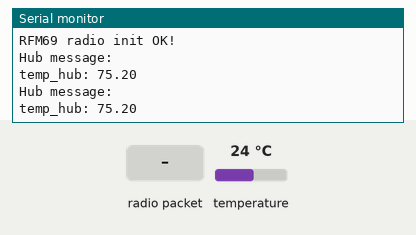
Simulated run of this sketch. Board: Arduino Leonardo, built with avr-gcc and run on an emulated ATmega32U4. Shown: the last lines printed to the serial monitor. The test bench sets the inputs (shaded band); at power-on: temperature 24 °C. No radio packets arrive unless stated.

Above: at 1.8 s.
1.9 s: radio packet "1" arrives
At 2.4 s:
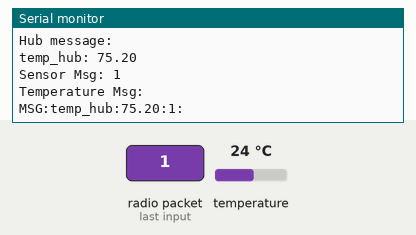
3.5 s: temperature set to 12 °C
At 4.8 s:
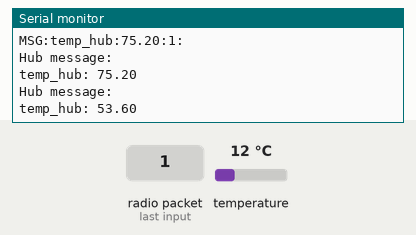
5.0 s: radio packet "0" arrives
At 5.9 s:
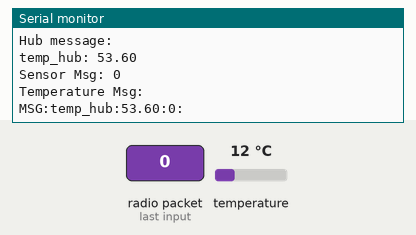
6.5 s: temperature set to 19 °C
At 7.8 s:
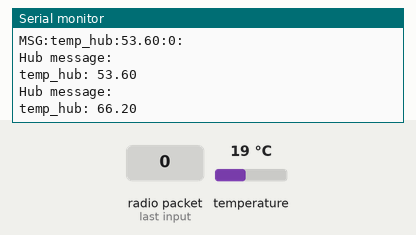
Timing chart, 0 to 9.0 s (numbered marks = the images above; inputs shaded):
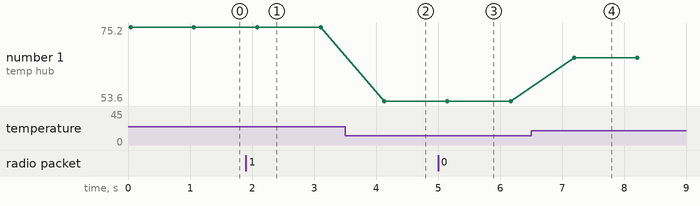

Measured:
- after the input at 1.9 s, the serial monitor: prints a new line after 0.19 s (image 1)
- after the input at 3.5 s, the serial monitor: prints a new line after 0.63 s (image 2)
- after the input at 5.0 s, the serial monitor: prints a new line after 0.15 s (image 3)
- after the input at 6.5 s, the serial monitor: prints a new line after 0.70 s (image 4)
- plotted number 1: 75.2 → 53.6 after the input at 3.5 s, 53.6 → 66.2 after the input at 6.5 s

The sketch:

sketch.ino
```cpp
// Sensor ID: temp_hub
// Board:     Leonardo


//##############################
//
//........ Include .............
#include <Wire.h>
#include "Adafruit_MCP9808.h"

#include <SPI.h>
#include <RH_RF69.h>
//------- End Include ----------
//
//##############################


//#####################################################################
//
//............................ Variables ..............................
char sensor_id[] = "temp_hub";          // Sensor id

char temp_str[6];                       // String to hold temp
char msg[50];                           // String to hold message to send
char err[100];                          // String to hold an error message

long wait = 1000;                       // Wait time in mili seconds per temp reading

Adafruit_MCP9808 temp_sensor = Adafruit_MCP9808();

#define RF69_FREQ 915.0                 // Frequency of transceiver
#define RFM69_CS 4                      // Pin on Leonardo for CS
#define RFM69_INT 7                     // Pin on Leonardo for INT
#define RFM69_RST 5                     // Pin on Leonardo for RST

RH_RF69 rf69(RFM69_CS, RFM69_INT);

//------------------------ End Variables ------------------------------
//
//#####################################################################


//#####################################################################
//
//............................ Main Setup .............................
void setup()
{
  Serial.begin(9600);

  //................. Transmitter Setup ...............
  //while (!Serial) { delay(1); } // wait until serial console is open, remove if not tethered to computer
	pinMode(RFM69_RST, OUTPUT);
  digitalWrite(RFM69_RST, LOW);
	digitalWrite(RFM69_RST, HIGH);
  delay(10);
  digitalWrite(RFM69_RST, LOW);
  delay(10);

  if (!rf69.init())
	{
    Serial.println("RFM69 radio init failed");
    while (1);
  }
  Serial.println("RFM69 radio init OK!");

  // Defaults after init are 434.0MHz, modulation GFSK_Rb250Fd250, +13dbM (for low power module)
  // No encryption
  if (!rf69.setFrequency(RF69_FREQ))
  {
    Serial.println("setFrequency failed");
  }

  // If you are using a high power RF69 eg RFM69HW, you *must* set a Tx power with the
  // ishighpowermodule flag set like this:
  rf69.setTxPower(20, true);  // range from 14-20 for power, 2nd arg must be true for 69HCW
	//-----------------------------------------------

  //.................. Temperature Sensor Setup .................
  if (!temp_sensor.begin())
  {
    Serial.println("Could not find temperature sensor");
    while(1);
  }
  //-------------------------------------------------------------

}
//------------------------ End Main Setup -----------------------------
//
//#####################################################################


//#####################################################################
//
//............................ Main Loop .............................
void loop()
{

  //.................. Read in Temperature Sensor ....................
  float temp = temp_sensor.readTempC();               // Read in temperature in C
  temp=temp*9.0/5.0+32.0;                             // Convert temperature to F
  //------------------------------------------------------------------

  //.................. Check Temperature Value .......................
  if (isnan(temp))                                    // Check if temperature value is valid, if NaN then return error message
  {
    sprintf(err,"Failed to read from %s",sensor_id);  // Make error message
    Serial.println(err);                              // Print message
  }
  //------------------------------------------------------------------

  //................... If Values is Good Make Message ...............
  else
  {
    dtostrf(temp,5,2,temp_str);                       // Convert temperature to a string

    sprintf(msg,"%s: %s",sensor_id,temp_str);         // Make a string for the message to be sent
    Serial.println("Hub message: ");                      // Print message to serial to check
    Serial.println(msg);
    Serial.print("\n\n");

  }
  //------------------------------------------------------------------

  //..................... Get Message ................................
  if (rf69.available())
  {
    char *sensor_id_msg;
    char *temp_msg;

    // Should be a message for us now
    uint8_t buf[RH_RF69_MAX_MESSAGE_LEN];
    uint8_t len = sizeof(buf);

    if (rf69.recv(buf, &len))
    {
      sensor_id_msg = strtok((char*)buf,":");
      temp_msg = strtok(NULL,",");

      Serial.print("Sensor Msg: ");
      Serial.println(sensor_id_msg);
      Serial.print("Temperature Msg: ");
      Serial.println(temp_msg);


      char art_msg[500];
      sprintf(art_msg,"MSG:%s:%s:%s:%s",sensor_id,temp_str,sensor_id_msg,temp_msg);
      Serial.print(art_msg);
      Serial.print("\n\n");

    }
    else{Serial.println("recv failed");}
  }
  //------------------------------------------------------------------


  delay(wait);

}
//------------------------ End Main Loop ------------------------------
//
//#####################################################################
```
